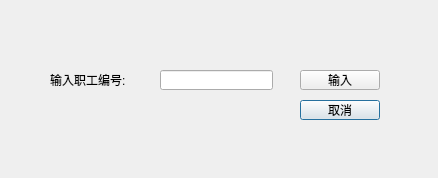
<?xml version="1.0" encoding="UTF-8"?>
<ui version="4.0">
 <class>inputid</class>
 <widget class="QDialog" name="inputid">
  <property name="geometry">
   <rect>
    <x>0</x>
    <y>0</y>
    <width>438</width>
    <height>178</height>
   </rect>
  </property>
  <property name="windowTitle">
   <string>请输入</string>
  </property>
  <widget class="QPushButton" name="pushButton_2">
   <property name="geometry">
    <rect>
     <x>300</x>
     <y>100</y>
     <width>80</width>
     <height>20</height>
    </rect>
   </property>
   <property name="text">
    <string>取消</string>
   </property>
  </widget>
  <widget class="QLabel" name="label">
   <property name="geometry">
    <rect>
     <x>50</x>
     <y>70</y>
     <width>111</width>
     <height>20</height>
    </rect>
   </property>
   <property name="text">
    <string>输入职工编号:</string>
   </property>
  </widget>
  <widget class="QLineEdit" name="lineEdit">
   <property name="enabled">
    <bool>true</bool>
   </property>
   <property name="geometry">
    <rect>
     <x>160</x>
     <y>70</y>
     <width>113</width>
     <height>20</height>
    </rect>
   </property>
   <property name="text">
    <string/>
   </property>
  </widget>
  <widget class="QPushButton" name="pushButton">
   <property name="geometry">
    <rect>
     <x>300</x>
     <y>70</y>
     <width>80</width>
     <height>20</height>
    </rect>
   </property>
   <property name="text">
    <string>输入</string>
   </property>
  </widget>
 </widget>
 <resources/>
 <connections/>
</ui>
